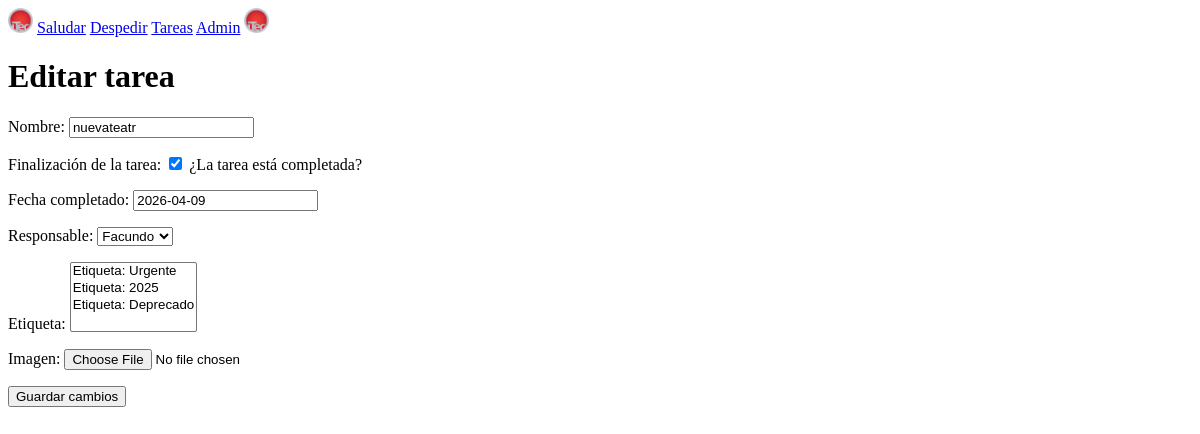
/tareas/editar/5/, run on an earlier commit of the app's database.
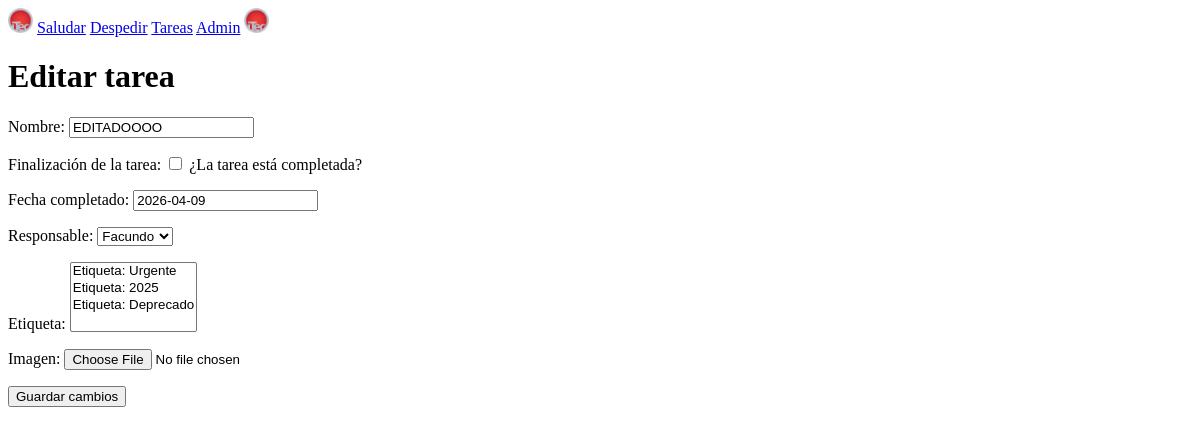
And on a later commit of the database.
### todolist/models.py (models this page shows, shortened)
class Tarea(models.Model):
    nombre = models.CharField(max_length=100)
    completada = models.BooleanField(
        default=False,
        help_text="¿La tarea está completada?",
        verbose_name="Finalización de la tarea"
    )
    fecha_completado = models.DateField()
    fecha_creacion = models.DateTimeField(auto_now=True)
    responsable = models.ForeignKey(
        User,
        on_delete=models.CASCADE,
        related_name="responsable",
        default=None,
        blank=True,
        null=True,
    )
    etiqueta = models.ManyToManyField(
        Etiqueta,
        default=None,
        blank=True,
        related_name="etiquetas",
    )
    activo = models.BooleanField(default=True, help_text="Verdadero si NO está archivado")
    imagen = models.ImageField(upload_to="card_image/", null=True, blank=True)
    class Meta:
        verbose_name = "Tarea de proyecto"
        verbose_name_plural = "Tareas de los proyectos"
        ordering = ["-id"]

class Etiqueta(models.Model):
    nombre = models.CharField(max_length=50)
    color = models.CharField(max_length=30)
    def __str__(self):
        return f"Etiqueta: {self.nombre}"

### todolist/views.py (the view)
# urls.py: path("editar/<int:id>/", views.editar_tarea, name="editar"),
def editar_tarea(request, id):
    tarea = get_object_or_404(Tarea, id=id)
    if request.method == "POST":
        form = TareaForm(request.POST,request.FILES, instance=tarea)
        if form.is_valid():
            form.save()
            return redirect("tareas")
    else:
        form = TareaForm(instance=tarea)
    return render(request, "todolist/editar_tarea.html", {"form": form})

### todolist/forms.py
class TareaForm(forms.ModelForm):
    class Meta:
        model = Tarea
        fields = [
            "nombre",
            "completada",
            "fecha_completado",
            "responsable",
            "etiqueta",
            "imagen",
        ]

### todolist/templates/todolist/editar_tarea.html (shortened to what this page needs)
{% extends 'saludo/base.html'%}
{%block body%}
<h1>Editar tarea</h1>
<form method="post" enctype="multipart/form-data">
    {{ form.as_p }}
    <button type="submit"> Guardar cambios </button>
</form>
{%endblock%}

What changed in the data, as far as the page shows it:
changed Tarea "Facundo": nombre "nuevateatr" → "EDITADOOOO"; completada "☑" → "☐"
